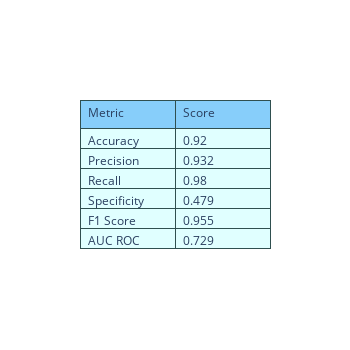

Write notebook code for a chart like this one.
### Code cell
metrics(y_test, y_pred)

### Figure 1 — Plotly figure (JSON) as saved in the notebook; plotly's stock layout.template omitted (floating-point values rounded to 4 significant figures)
{"data": [{"cells": {"align": "left", "fill": {"color": "lightcyan"}, "line": {"color": "darkslategray"}, "values": [["Accuracy", "Precision", "Recall", "Specificity", "F1 Score", "AUC ROC"], [0.92, 0.932, 0.98, 0.479, 0.955, 0.729]]}, "header": {"align": "left", "fill": {"color": "lightskyblue"}, "line": {"color": "darkslategray"}, "values": ["Metric", "Score"]}, "type": "table"}], "layout": {"height": 350, "width": 350}}
